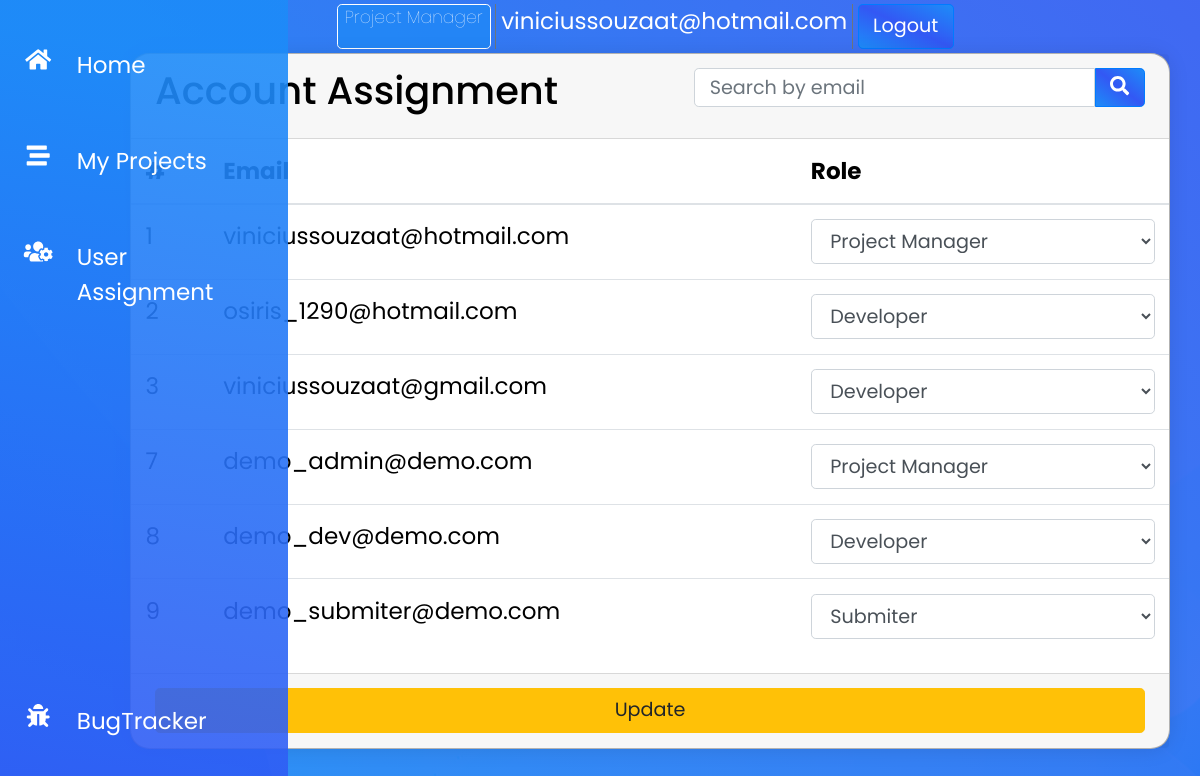
/account-assignment/ (signed in), run on the app's committed database.
### accounts/models.py (models this page shows, shortened)
class Account(AbstractBaseUser):
    PROJECT_MANAGER = 1
    DEVELOPER = 2
    SUBMITER = 3
    ROLE_CHOICES = [
        (PROJECT_MANAGER,'Project Manager'),
        (DEVELOPER,'Developer'),
        (SUBMITER,'Submiter'),
    ]
    email = models.EmailField(max_length=254, unique=True)
    active = models.BooleanField(default=True)
    staff = models.BooleanField(default=False)
    admin = models.BooleanField(default=False)
    role = models.PositiveSmallIntegerField(choices= ROLE_CHOICES, default=3)
    objects = AccountManager()
    USERNAME_FIELD = 'email'
    def __str__(self):
        return self.email
    @property
    def is_staff(self):
        return self.staff
    @property
    def is_active(self):
        return self.active

### accounts/views.py (the view)
# urls.py: path('account-assignment/', account_assignment, name="account-assignment"),
@staff_member_required
def account_assignment(request):
    message = None
    message_status = None
    formset = AccountAssignmentFormSet()
    if request.method == 'POST':
        formset = AccountAssignmentFormSet(request.POST)
        if formset.is_valid():
            formset.save()
            formset = AccountAssignmentFormSet()
            message = "User updated successfully"
            message_status = 200
        else:
            message = 'There was a problem updating this user'
            message_status = 400
    else:
        formset = AccountAssignmentFormSet()
    context = {
        'formset': formset,
        'message': message,
        'message_status': message_status
    }
    return render(request, 'account_extra/account_assignment.html', context)

### templates/account_extra/account_assignment.html (shortened to what this page needs)
{% extends 'base.html' %} {% block content %}
<div class="container">
  <div class="card">
    <div class="card-header d-flex justify-content-between">
      <h2>Account Assignment</h2>
      <div class="float-right d-flex align-center justify-container-center">
        <input
          class="form-control"
          type="text"
          id="search_bar"
          placeholder="Search by email"
        />
        <button class="btn btn-primary d-flex align-center" id="filter_btn" type="submit">
          <i class="fas fa-search"></i>
        </button>
      </div>
    </div>
    <form method="POST">
      <table class="table">
        <thead>
          <tr>
            <th>#</th>
            <th>Email</th>
            <th>Role</th>
          </tr>
        </thead>
        <tbody id="table_body">
          {{ formset.management_form }} {% for form in formset %}
          <tr>
            <td>{{ form.id.value }}</td>
            <td>{{ form.email.value}} {{ form.email }}</td>
            <td>{{ form.role}}</td>
          </tr>
          {% endfor %}
        </tbody>
      </table>
      <div class="card-footer">
        <button class="btn btn-warning btn-block" type="submit">Update</button>
      </div>
    </form>
  </div>
</div>
{% load static %}
{% endblock %}

### templates/base.html (shortened to what this page needs)
<!DOCTYPE html>
{% load static %}
<html lang="en">
  <head>
    <link
      rel="stylesheet"
      href="{% static '/css/bootstrap/bootstrap.min.css'%}"
    />
    <link rel="stylesheet" href="{% static '/css/main.css'%}" />
  </head>
  <body>
    <main role="main">
      <div class="row">
        <nav class="nav flex-column sidenav">
          <ul class="side-navbar-nav">
            <li class="nav-item active">
              <a class="nav-link" href="{% url 'tracker:homepage' %}">
                <i class="fas fa-home"></i>
              </a>
            </li>
            {% if request.user.is_authenticated %}
            <li class="nav-item">
              <a class="nav-link" href="{% url 'tracker:project-list'%}">
                <i class="fas fa-stream"></i>
              </a>
            </li>
            {% if request.user.is_staff %}
            <li class="nav-item">
              <a class="nav-link" href="{% url 'accounts:account-assignment'%}">
                <i class="fas fa-users-cog"></i>
              </a>
            </li>
            {% endif %} {% endif %}
            <li class="nav-item logo">
              <a class="nav-link" href="#">
                <i class="fas fa-bug"></i>
              </a>
            </li>
          </ul>
        </nav>
        <div class="col-md-1"></div>
        <div class="col-md-11">
          <div class="top-bar">
            <div class="top-items col-12 d-flex justify-content-center">
              {% if request.user.is_authenticated %}
              <span
                class="badge badge-{% if request.user.role == 1 %}primary{% elif request.user.role == 2 %}warning{% else %}success{% endif %}"
                >{{ request.user.get_role_display }}</span
              >
              <span class="mx-1 px-1 border-left border-right border-secondary"
                >{{ request.user }}</span
              >
              <a href="{%url 'accounts:logout'%}" class="btn btn-primary mr-2"
                >Logout</a
              >
              {% endif %}
            </div>
          </div>
          {% block content %} {% endblock content %}
        </div>
      </div>
    </main>
  </body>
</html>

### static/css/main.css (style rules this page uses)
:root { --sd-primary: rgb(50, 89, 244); --sd-seconday: rgb(29, 139, 248); }
#search_bar { border-top-right-radius: 0 !important; border-bottom-right-radius: 0 !important; height: 2rem; }
#filter_btn { border-top-left-radius: 0 !important; border-bottom-left-radius: 0 !important; height: 2rem; }
html, body { background: linear-gradient(45deg, rgba(29, 139, 248, 0.9) 0%, rgba(50, 89, 244, 0.9) 100%), url("../img/hero-bg.jpg") center center no-repeat; background-attachment: fixed; background-repeat: no-repeat; font-size: 1.2rem; font-family: "Poppins", sans-serif; -ms-text-size-adjust: 100%; -webkit-text-size-adjust: 100%; }
main { min-height: 100vh; }
.row { margin:auto; margin-bottom: 1rem; }
.top-bar { display: flex; flex-direction: row; width: 100%; color: white; margin-top: 0.2rem; margin-bottom: 0.2rem; }
.top-items { margin-left: auto; }
.sidenav { position: fixed; background: linear-gradient( 8deg, rgba(50, 89, 244, .9) 0%, rgba(29, 139, 248, .9) 92% ); z-index: 10; transition: width 100ms ease; }
.side-navbar-nav { padding: 0; margin: 0; display: flex; flex-direction: column; align-items: center; height: 100%; }
.nav-item { width: 100%; }
.nav-item:last-child { margin-top: auto; margin-bottom: 0.5rem; }
.nav-link { display: flex; align-self: center; height: 5rem; color: white; text-decoration: none; }
.badge { border: 1px solid white; font-weight: 2; }
.badge-primary { background: rgba(29, 139, 248, 0.7); }
.card { border-radius: 1rem; box-shadow: 0.15rem 0.15rem 0.25rem black; }
.btn-primary { background-image: linear-gradient( to bottom left, #1d8cf8, #3358f4, #1d8cf8 ) !important; }
@media only screen and (min-width: 600px) { .sidenav { top: 0; width: 4rem; height: 100vh; } }
@media only screen and (min-width: 600px) { .nav-item:first-child { margin-top: 2rem; } }
@media only screen and (min-width: 600px) { .nav-link svg { min-width: 2rem; } }
.card { background: white; border: 1px solid rgba(0,0,0,0.3); position: relative; width: 100%; box-shadow: 0 1px 20px 0 rgba(0, 0, 0, 0.1); color:black; min-height: 100%; }
.card .table { color: black; }
.card .table thead tr th { border-top: none; }

### data on the page
Account: user.role "Project Manager", user "viniciussouzaat@hotmail.com", email.value "viniciussouzaat@hotmail.com"
Account: email.value "osiris_1290@hotmail.com"
Account: email.value "viniciussouzaat@gmail.com"
Account: email.value "demo_admin@demo.com"
Account: email.value "demo_dev@demo.com"
Account: email.value "demo_submiter@demo.com"
